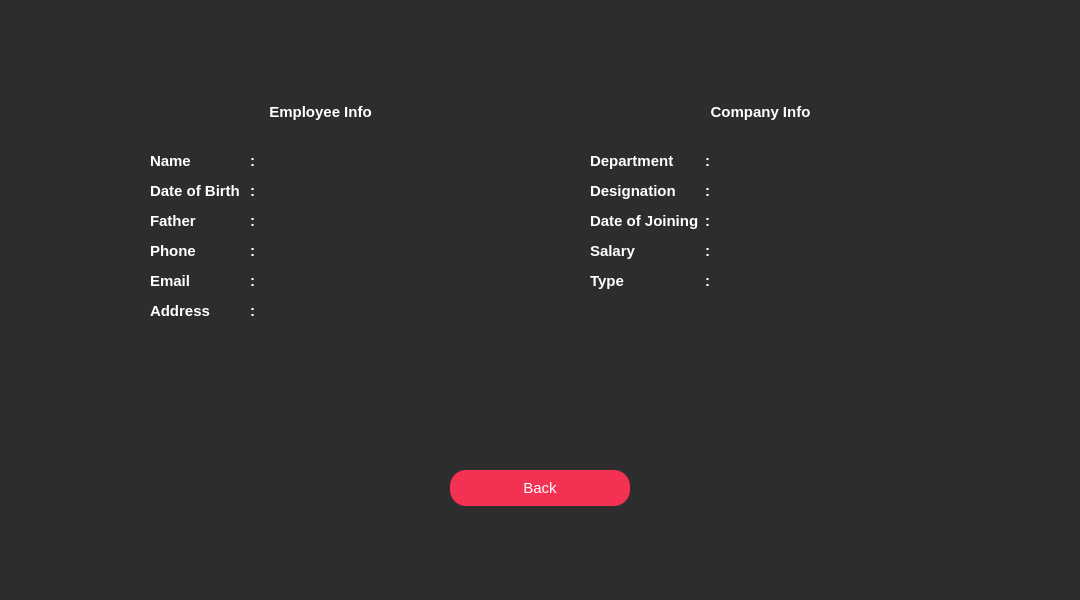
<?xml version="1.0" encoding="UTF-8"?>
<ui version="4.0">
 <class>EmployeeInfo</class>
 <widget class="QWidget" name="EmployeeInfo">
  <property name="geometry">
   <rect>
    <x>0</x>
    <y>0</y>
    <width>1080</width>
    <height>600</height>
   </rect>
  </property>
  <property name="windowTitle">
   <string>Form</string>
  </property>
  <property name="styleSheet">
   <string notr="true">#EmployeeInfo
{
	background:#2D2D2D;
}</string>
  </property>
  <widget class="QLabel" name="label_4">
   <property name="geometry">
    <rect>
     <x>120</x>
     <y>90</y>
     <width>400</width>
     <height>260</height>
    </rect>
   </property>
   <property name="text">
    <string/>
   </property>
   <property name="pixmap">
    <pixmap resource="resources.qrc">:/Images/personal_card.png</pixmap>
   </property>
   <property name="scaledContents">
    <bool>true</bool>
   </property>
  </widget>
  <widget class="QLabel" name="label_5">
   <property name="geometry">
    <rect>
     <x>560</x>
     <y>90</y>
     <width>400</width>
     <height>260</height>
    </rect>
   </property>
   <property name="text">
    <string/>
   </property>
   <property name="pixmap">
    <pixmap resource="resources.qrc">:/Images/company_card.png</pixmap>
   </property>
   <property name="scaledContents">
    <bool>true</bool>
   </property>
  </widget>
  <widget class="QPushButton" name="pushButton">
   <property name="geometry">
    <rect>
     <x>450</x>
     <y>470</y>
     <width>180</width>
     <height>36</height>
    </rect>
   </property>
   <property name="font">
    <font>
     <pointsize>11</pointsize>
    </font>
   </property>
   <property name="styleSheet">
    <string notr="true">#pushButton
{
	border:none;
	background:#F33253;
	color:white;
	border-radius:16px;
}

#pushButton:hover
{
	border:2px solid #F33253;
	background:#2D2D2D;
	color:#F33253;
	border-radius:16px;
}</string>
   </property>
   <property name="text">
    <string>Back</string>
   </property>
  </widget>
  <widget class="QLabel" name="label_8">
   <property name="geometry">
    <rect>
     <x>130</x>
     <y>92</y>
     <width>381</width>
     <height>40</height>
    </rect>
   </property>
   <property name="font">
    <font>
     <pointsize>11</pointsize>
     <bold>true</bold>
    </font>
   </property>
   <property name="styleSheet">
    <string notr="true">#label_8
{
	color:white;
}</string>
   </property>
   <property name="text">
    <string>&lt;html&gt;&lt;head/&gt;&lt;body&gt;&lt;p align=&quot;center&quot;&gt;Employee Info&lt;/p&gt;&lt;/body&gt;&lt;/html&gt;</string>
   </property>
  </widget>
  <widget class="QLabel" name="label_9">
   <property name="geometry">
    <rect>
     <x>570</x>
     <y>92</y>
     <width>381</width>
     <height>40</height>
    </rect>
   </property>
   <property name="font">
    <font>
     <pointsize>11</pointsize>
     <bold>true</bold>
    </font>
   </property>
   <property name="styleSheet">
    <string notr="true">#label_9
{
	color:white;
}</string>
   </property>
   <property name="text">
    <string>&lt;html&gt;&lt;head/&gt;&lt;body&gt;&lt;p align=&quot;center&quot;&gt;Company Info&lt;/p&gt;&lt;/body&gt;&lt;/html&gt;</string>
   </property>
  </widget>
  <widget class="QLabel" name="wr">
   <property name="geometry">
    <rect>
     <x>150</x>
     <y>150</y>
     <width>91</width>
     <height>21</height>
    </rect>
   </property>
   <property name="font">
    <font>
     <pointsize>11</pointsize>
     <bold>true</bold>
    </font>
   </property>
   <property name="styleSheet">
    <string notr="true">color:white;</string>
   </property>
   <property name="text">
    <string>Name</string>
   </property>
  </widget>
  <widget class="QLabel" name="eeqwe">
   <property name="geometry">
    <rect>
     <x>150</x>
     <y>180</y>
     <width>101</width>
     <height>21</height>
    </rect>
   </property>
   <property name="font">
    <font>
     <pointsize>11</pointsize>
     <bold>true</bold>
    </font>
   </property>
   <property name="styleSheet">
    <string notr="true">color:white;</string>
   </property>
   <property name="text">
    <string>Date of Birth </string>
   </property>
  </widget>
  <widget class="QLabel" name="ewr">
   <property name="geometry">
    <rect>
     <x>150</x>
     <y>210</y>
     <width>91</width>
     <height>21</height>
    </rect>
   </property>
   <property name="font">
    <font>
     <pointsize>11</pointsize>
     <bold>true</bold>
    </font>
   </property>
   <property name="styleSheet">
    <string notr="true">color:white;</string>
   </property>
   <property name="text">
    <string>Father </string>
   </property>
  </widget>
  <widget class="QLabel" name="Phone">
   <property name="geometry">
    <rect>
     <x>150</x>
     <y>240</y>
     <width>91</width>
     <height>21</height>
    </rect>
   </property>
   <property name="font">
    <font>
     <pointsize>11</pointsize>
     <bold>true</bold>
    </font>
   </property>
   <property name="styleSheet">
    <string notr="true">color:white;</string>
   </property>
   <property name="text">
    <string>Phone </string>
   </property>
  </widget>
  <widget class="QLabel" name="ebfghf">
   <property name="geometry">
    <rect>
     <x>150</x>
     <y>270</y>
     <width>91</width>
     <height>21</height>
    </rect>
   </property>
   <property name="font">
    <font>
     <pointsize>11</pointsize>
     <bold>true</bold>
    </font>
   </property>
   <property name="styleSheet">
    <string notr="true">color:white;</string>
   </property>
   <property name="text">
    <string>Email </string>
   </property>
  </widget>
  <widget class="QLabel" name="werewr">
   <property name="geometry">
    <rect>
     <x>150</x>
     <y>300</y>
     <width>91</width>
     <height>21</height>
    </rect>
   </property>
   <property name="font">
    <font>
     <pointsize>11</pointsize>
     <bold>true</bold>
    </font>
   </property>
   <property name="styleSheet">
    <string notr="true">color:white;</string>
   </property>
   <property name="text">
    <string>Address</string>
   </property>
  </widget>
  <widget class="QLabel" name="showEmpName_2">
   <property name="geometry">
    <rect>
     <x>590</x>
     <y>150</y>
     <width>95</width>
     <height>21</height>
    </rect>
   </property>
   <property name="font">
    <font>
     <pointsize>11</pointsize>
     <bold>true</bold>
    </font>
   </property>
   <property name="styleSheet">
    <string notr="true">color:white;</string>
   </property>
   <property name="text">
    <string>Department</string>
   </property>
  </widget>
  <widget class="QLabel" name="showEmpFather_2">
   <property name="geometry">
    <rect>
     <x>590</x>
     <y>210</y>
     <width>111</width>
     <height>21</height>
    </rect>
   </property>
   <property name="font">
    <font>
     <pointsize>11</pointsize>
     <bold>true</bold>
    </font>
   </property>
   <property name="styleSheet">
    <string notr="true">color:white;</string>
   </property>
   <property name="text">
    <string>Date of Joining</string>
   </property>
  </widget>
  <widget class="QLabel" name="showEmpGender_2">
   <property name="geometry">
    <rect>
     <x>590</x>
     <y>180</y>
     <width>95</width>
     <height>21</height>
    </rect>
   </property>
   <property name="font">
    <font>
     <pointsize>11</pointsize>
     <bold>true</bold>
    </font>
   </property>
   <property name="styleSheet">
    <string notr="true">color:white;</string>
   </property>
   <property name="text">
    <string>Designation</string>
   </property>
  </widget>
  <widget class="QLabel" name="showEmpEmail_2">
   <property name="geometry">
    <rect>
     <x>590</x>
     <y>270</y>
     <width>95</width>
     <height>21</height>
    </rect>
   </property>
   <property name="font">
    <font>
     <pointsize>11</pointsize>
     <bold>true</bold>
    </font>
   </property>
   <property name="styleSheet">
    <string notr="true">color:white;</string>
   </property>
   <property name="text">
    <string>Type</string>
   </property>
  </widget>
  <widget class="QLabel" name="showEmpPhone_2">
   <property name="geometry">
    <rect>
     <x>590</x>
     <y>240</y>
     <width>95</width>
     <height>21</height>
    </rect>
   </property>
   <property name="font">
    <font>
     <pointsize>11</pointsize>
     <bold>true</bold>
    </font>
   </property>
   <property name="styleSheet">
    <string notr="true">color:white;</string>
   </property>
   <property name="text">
    <string>Salary</string>
   </property>
  </widget>
  <widget class="QLabel" name="showEmpName_3">
   <property name="geometry">
    <rect>
     <x>250</x>
     <y>150</y>
     <width>16</width>
     <height>21</height>
    </rect>
   </property>
   <property name="font">
    <font>
     <pointsize>11</pointsize>
     <bold>true</bold>
    </font>
   </property>
   <property name="styleSheet">
    <string notr="true">color:white;</string>
   </property>
   <property name="text">
    <string>:</string>
   </property>
  </widget>
  <widget class="QLabel" name="showEmpName_4">
   <property name="geometry">
    <rect>
     <x>250</x>
     <y>180</y>
     <width>16</width>
     <height>21</height>
    </rect>
   </property>
   <property name="font">
    <font>
     <pointsize>11</pointsize>
     <bold>true</bold>
    </font>
   </property>
   <property name="styleSheet">
    <string notr="true">color:white;</string>
   </property>
   <property name="text">
    <string>:</string>
   </property>
  </widget>
  <widget class="QLabel" name="showEmpName_5">
   <property name="geometry">
    <rect>
     <x>250</x>
     <y>210</y>
     <width>16</width>
     <height>21</height>
    </rect>
   </property>
   <property name="font">
    <font>
     <pointsize>11</pointsize>
     <bold>true</bold>
    </font>
   </property>
   <property name="styleSheet">
    <string notr="true">color:white;</string>
   </property>
   <property name="text">
    <string>:</string>
   </property>
  </widget>
  <widget class="QLabel" name="showEmpName_6">
   <property name="geometry">
    <rect>
     <x>250</x>
     <y>240</y>
     <width>16</width>
     <height>21</height>
    </rect>
   </property>
   <property name="font">
    <font>
     <pointsize>11</pointsize>
     <bold>true</bold>
    </font>
   </property>
   <property name="styleSheet">
    <string notr="true">color:white;</string>
   </property>
   <property name="text">
    <string>:</string>
   </property>
  </widget>
  <widget class="QLabel" name="showEmpName_7">
   <property name="geometry">
    <rect>
     <x>250</x>
     <y>270</y>
     <width>16</width>
     <height>21</height>
    </rect>
   </property>
   <property name="font">
    <font>
     <pointsize>11</pointsize>
     <bold>true</bold>
    </font>
   </property>
   <property name="styleSheet">
    <string notr="true">color:white;</string>
   </property>
   <property name="text">
    <string>:</string>
   </property>
  </widget>
  <widget class="QLabel" name="showEmpName_8">
   <property name="geometry">
    <rect>
     <x>250</x>
     <y>300</y>
     <width>16</width>
     <height>21</height>
    </rect>
   </property>
   <property name="font">
    <font>
     <pointsize>11</pointsize>
     <bold>true</bold>
    </font>
   </property>
   <property name="styleSheet">
    <string notr="true">color:white;</string>
   </property>
   <property name="text">
    <string>:</string>
   </property>
  </widget>
  <widget class="QLabel" name="showEmpName">
   <property name="geometry">
    <rect>
     <x>260</x>
     <y>151</y>
     <width>231</width>
     <height>21</height>
    </rect>
   </property>
   <property name="font">
    <font>
     <pointsize>11</pointsize>
    </font>
   </property>
   <property name="styleSheet">
    <string notr="true">color:white;</string>
   </property>
   <property name="text">
    <string/>
   </property>
  </widget>
  <widget class="QLabel" name="showEmpDOB">
   <property name="geometry">
    <rect>
     <x>260</x>
     <y>181</y>
     <width>231</width>
     <height>21</height>
    </rect>
   </property>
   <property name="font">
    <font>
     <pointsize>11</pointsize>
    </font>
   </property>
   <property name="styleSheet">
    <string notr="true">color:white;</string>
   </property>
   <property name="text">
    <string/>
   </property>
  </widget>
  <widget class="QLabel" name="showEmpFather">
   <property name="geometry">
    <rect>
     <x>260</x>
     <y>211</y>
     <width>231</width>
     <height>21</height>
    </rect>
   </property>
   <property name="font">
    <font>
     <pointsize>11</pointsize>
    </font>
   </property>
   <property name="styleSheet">
    <string notr="true">color:white;</string>
   </property>
   <property name="text">
    <string/>
   </property>
  </widget>
  <widget class="QLabel" name="showEmpPhone">
   <property name="geometry">
    <rect>
     <x>260</x>
     <y>241</y>
     <width>231</width>
     <height>21</height>
    </rect>
   </property>
   <property name="font">
    <font>
     <pointsize>11</pointsize>
    </font>
   </property>
   <property name="styleSheet">
    <string notr="true">color:white;</string>
   </property>
   <property name="text">
    <string/>
   </property>
  </widget>
  <widget class="QLabel" name="showEmpEmail">
   <property name="geometry">
    <rect>
     <x>260</x>
     <y>271</y>
     <width>231</width>
     <height>21</height>
    </rect>
   </property>
   <property name="font">
    <font>
     <pointsize>11</pointsize>
    </font>
   </property>
   <property name="styleSheet">
    <string notr="true">color:white;</string>
   </property>
   <property name="text">
    <string/>
   </property>
  </widget>
  <widget class="QLabel" name="showEmpAddress">
   <property name="geometry">
    <rect>
     <x>260</x>
     <y>301</y>
     <width>231</width>
     <height>21</height>
    </rect>
   </property>
   <property name="font">
    <font>
     <pointsize>11</pointsize>
    </font>
   </property>
   <property name="styleSheet">
    <string notr="true">color:white;</string>
   </property>
   <property name="text">
    <string/>
   </property>
  </widget>
  <widget class="QLabel" name="showEmpName_15">
   <property name="geometry">
    <rect>
     <x>705</x>
     <y>150</y>
     <width>16</width>
     <height>21</height>
    </rect>
   </property>
   <property name="font">
    <font>
     <pointsize>11</pointsize>
     <bold>true</bold>
    </font>
   </property>
   <property name="styleSheet">
    <string notr="true">color:white;</string>
   </property>
   <property name="text">
    <string>:</string>
   </property>
  </widget>
  <widget class="QLabel" name="showEmpName_16">
   <property name="geometry">
    <rect>
     <x>705</x>
     <y>180</y>
     <width>16</width>
     <height>21</height>
    </rect>
   </property>
   <property name="font">
    <font>
     <pointsize>11</pointsize>
     <bold>true</bold>
    </font>
   </property>
   <property name="styleSheet">
    <string notr="true">color:white;</string>
   </property>
   <property name="text">
    <string>:</string>
   </property>
  </widget>
  <widget class="QLabel" name="showEmpName_17">
   <property name="geometry">
    <rect>
     <x>705</x>
     <y>210</y>
     <width>16</width>
     <height>21</height>
    </rect>
   </property>
   <property name="font">
    <font>
     <pointsize>11</pointsize>
     <bold>true</bold>
    </font>
   </property>
   <property name="styleSheet">
    <string notr="true">color:white;</string>
   </property>
   <property name="text">
    <string>:</string>
   </property>
  </widget>
  <widget class="QLabel" name="showEmpName_18">
   <property name="geometry">
    <rect>
     <x>705</x>
     <y>240</y>
     <width>16</width>
     <height>21</height>
    </rect>
   </property>
   <property name="font">
    <font>
     <pointsize>11</pointsize>
     <bold>true</bold>
    </font>
   </property>
   <property name="styleSheet">
    <string notr="true">color:white;</string>
   </property>
   <property name="text">
    <string>:</string>
   </property>
  </widget>
  <widget class="QLabel" name="showEmpName_19">
   <property name="geometry">
    <rect>
     <x>705</x>
     <y>270</y>
     <width>16</width>
     <height>21</height>
    </rect>
   </property>
   <property name="font">
    <font>
     <pointsize>11</pointsize>
     <bold>true</bold>
    </font>
   </property>
   <property name="styleSheet">
    <string notr="true">color:white;</string>
   </property>
   <property name="text">
    <string>:</string>
   </property>
  </widget>
  <widget class="QLabel" name="dept">
   <property name="geometry">
    <rect>
     <x>719</x>
     <y>151</y>
     <width>211</width>
     <height>21</height>
    </rect>
   </property>
   <property name="font">
    <font>
     <pointsize>11</pointsize>
    </font>
   </property>
   <property name="styleSheet">
    <string notr="true">color:white;</string>
   </property>
   <property name="text">
    <string/>
   </property>
  </widget>
  <widget class="QLabel" name="design">
   <property name="geometry">
    <rect>
     <x>719</x>
     <y>181</y>
     <width>211</width>
     <height>21</height>
    </rect>
   </property>
   <property name="font">
    <font>
     <pointsize>11</pointsize>
    </font>
   </property>
   <property name="styleSheet">
    <string notr="true">color:white;</string>
   </property>
   <property name="text">
    <string/>
   </property>
  </widget>
  <widget class="QLabel" name="doj">
   <property name="geometry">
    <rect>
     <x>719</x>
     <y>211</y>
     <width>211</width>
     <height>21</height>
    </rect>
   </property>
   <property name="font">
    <font>
     <pointsize>11</pointsize>
    </font>
   </property>
   <property name="styleSheet">
    <string notr="true">color:white;</string>
   </property>
   <property name="text">
    <string/>
   </property>
  </widget>
  <widget class="QLabel" name="salary">
   <property name="geometry">
    <rect>
     <x>719</x>
     <y>241</y>
     <width>211</width>
     <height>21</height>
    </rect>
   </property>
   <property name="font">
    <font>
     <pointsize>11</pointsize>
    </font>
   </property>
   <property name="styleSheet">
    <string notr="true">color:white;</string>
   </property>
   <property name="text">
    <string/>
   </property>
  </widget>
  <widget class="QLabel" name="type">
   <property name="geometry">
    <rect>
     <x>719</x>
     <y>271</y>
     <width>211</width>
     <height>21</height>
    </rect>
   </property>
   <property name="font">
    <font>
     <pointsize>11</pointsize>
    </font>
   </property>
   <property name="styleSheet">
    <string notr="true">color:white;</string>
   </property>
   <property name="text">
    <string/>
   </property>
  </widget>
 </widget>
 <resources>
  <include location="resources.qrc"/>
 </resources>
 <connections/>
</ui>
